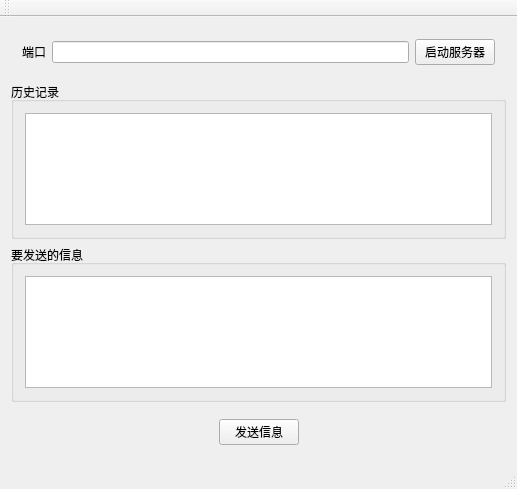
<?xml version="1.0" encoding="UTF-8"?>
<ui version="4.0">
 <class>MainWindow</class>
 <widget class="QMainWindow" name="MainWindow">
  <property name="geometry">
   <rect>
    <x>0</x>
    <y>0</y>
    <width>517</width>
    <height>489</height>
   </rect>
  </property>
  <property name="windowTitle">
   <string>MainWindow</string>
  </property>
  <widget class="QWidget" name="centralWidget">
   <layout class="QVBoxLayout" name="verticalLayout">
    <item>
     <widget class="QWidget" name="widget" native="true">
      <layout class="QHBoxLayout" name="horizontalLayout">
       <item>
        <widget class="QLabel" name="label">
         <property name="text">
          <string>端口</string>
         </property>
        </widget>
       </item>
       <item>
        <widget class="QLineEdit" name="port"/>
       </item>
       <item>
        <widget class="QPushButton" name="setListen">
         <property name="text">
          <string>启动服务器</string>
         </property>
        </widget>
       </item>
      </layout>
     </widget>
    </item>
    <item>
     <widget class="QGroupBox" name="groupBox">
      <property name="title">
       <string>历史记录</string>
      </property>
      <layout class="QHBoxLayout" name="horizontalLayout_2">
       <item>
        <widget class="QTextEdit" name="record"/>
       </item>
      </layout>
     </widget>
    </item>
    <item>
     <widget class="QGroupBox" name="groupBox_2">
      <property name="title">
       <string>要发送的信息</string>
      </property>
      <layout class="QHBoxLayout" name="horizontalLayout_3">
       <item>
        <widget class="QTextEdit" name="msg"/>
       </item>
      </layout>
     </widget>
    </item>
    <item>
     <widget class="QWidget" name="widget_2" native="true">
      <layout class="QHBoxLayout" name="horizontalLayout_4">
       <item>
        <spacer name="horizontalSpacer">
         <property name="orientation">
          <enum>Qt::Horizontal</enum>
         </property>
         <property name="sizeHint" stdset="0">
          <size>
           <width>200</width>
           <height>20</height>
          </size>
         </property>
        </spacer>
       </item>
       <item>
        <widget class="QPushButton" name="sendMsg">
         <property name="text">
          <string>发送信息</string>
         </property>
        </widget>
       </item>
       <item>
        <spacer name="horizontalSpacer_2">
         <property name="orientation">
          <enum>Qt::Horizontal</enum>
         </property>
         <property name="sizeHint" stdset="0">
          <size>
           <width>199</width>
           <height>20</height>
          </size>
         </property>
        </spacer>
       </item>
      </layout>
     </widget>
    </item>
   </layout>
  </widget>
  <widget class="QMenuBar" name="menuBar">
   <property name="geometry">
    <rect>
     <x>0</x>
     <y>0</y>
     <width>517</width>
     <height>17</height>
    </rect>
   </property>
  </widget>
  <widget class="QToolBar" name="mainToolBar">
   <attribute name="toolBarArea">
    <enum>TopToolBarArea</enum>
   </attribute>
   <attribute name="toolBarBreak">
    <bool>false</bool>
   </attribute>
  </widget>
  <widget class="QStatusBar" name="statusBar"/>
 </widget>
 <layoutdefault spacing="6" margin="11"/>
 <resources/>
 <connections/>
</ui>
